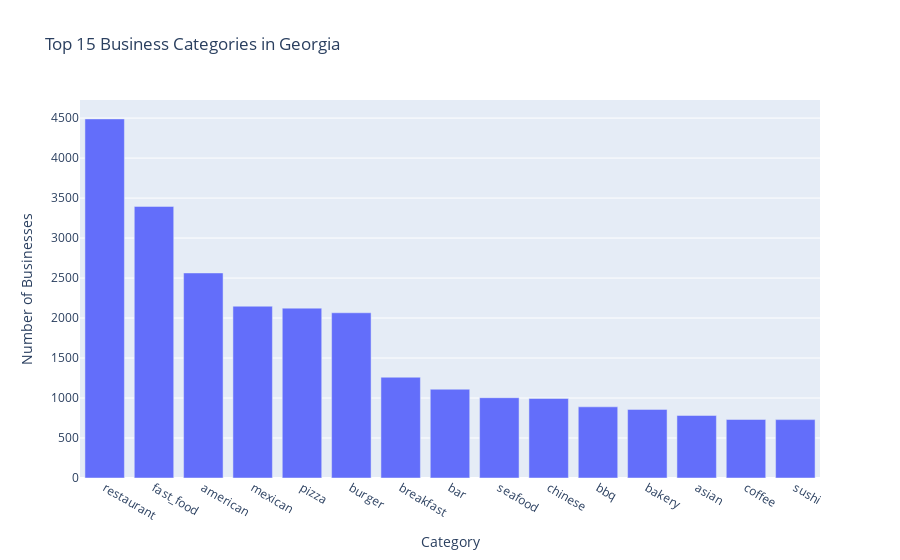
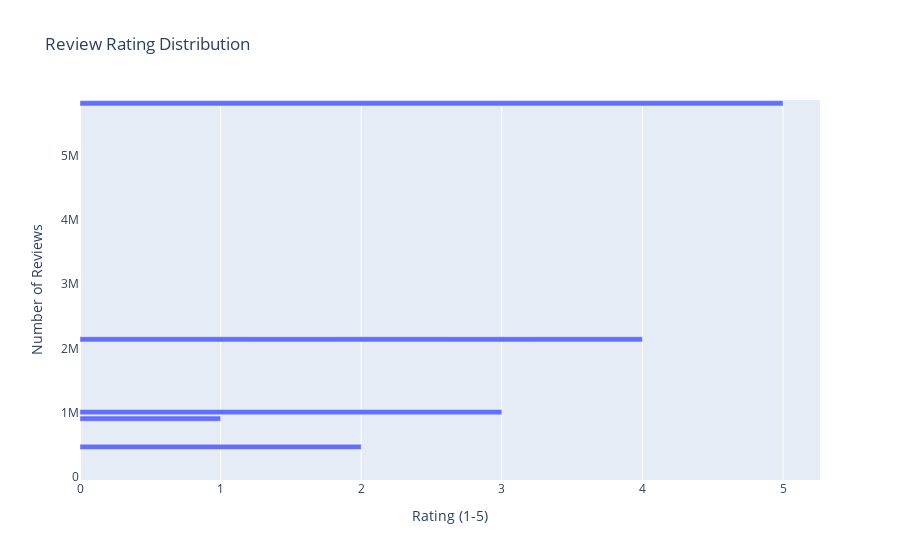

Source (notebook cell) for these figures, in order:
### Markdown cell above
## Quick Visualizations

### Code cell
import plotly.express as px

# Category distribution
cat_dist = biz_df.group_by("category_main").agg(pl.count().alias("count")).sort("count", descending=True)
cat_dist_pd = cat_dist.to_pandas()

fig = px.bar(cat_dist_pd.head(15), x="category_main", y="count", 
             title="Top 15 Business Categories in Georgia",
             labels={"category_main": "Category", "count": "Number of Businesses"})
fig.show()

# Rating distribution
rating_dist = reviews_df.group_by("rating").agg(pl.count().alias("count")).sort("rating")
rating_dist_pd = rating_dist.to_pandas()

fig = px.bar(rating_dist_pd, x="rating", y="count",
             title="Review Rating Distribution",
             labels={"rating": "Rating (1-5)", "count": "Number of Reviews"})
fig.show()

# Geographic distribution (sample for speed)
biz_sample = biz_df.sample(n=min(5000, len(biz_df))).to_pandas()
fig = px.scatter_mapbox(biz_sample, lat="lat", lon="lon", 
                        color="category_main",
                        hover_name="name",
                        hover_data=["avg_rating", "num_reviews"],
                        title="Business Locations in Georgia (Sample)",
                        zoom=6, height=600)
fig.update_layout(mapbox_style="open-street-map")
fig.show()

### Figure 1 — Plotly figure (JSON) as saved in the notebook; plotly's stock layout.template omitted (floating-point values rounded to 4 significant figures)
{"data": [{"hovertemplate": "Category=%{x}<br>Number of Businesses=%{y}<extra></extra>", "legendgroup": "", "marker": {"color": "#636efa", "pattern": {"shape": ""}}, "name": "", "orientation": "v", "showlegend": false, "textposition": "auto", "type": "bar", "x": ["restaurant", "fast_food", "american", "mexican", "pizza", "burger", "breakfast", "bar", "seafood", "chinese", "bbq", "bakery", "asian", "coffee", "sushi"], "xaxis": "x", "y": [4490, 3396, 2564, 2148, 2124, 2066, 1260, 1110, 1004, 994, 890, 858, 782, 732, 730], "yaxis": "y"}], "layout": {"barmode": "relative", "legend": {"tracegroupgap": 0}, "title": {"text": "Top 15 Business Categories in Georgia"}, "xaxis": {"anchor": "y", "domain": [0, 1], "title": {"text": "Category"}}, "yaxis": {"anchor": "x", "domain": [0, 1], "title": {"text": "Number of Businesses"}}}}

### Figure 2 — Plotly figure (JSON) as saved in the notebook; plotly's stock layout.template omitted (floating-point values rounded to 4 significant figures)
{"data": [{"hovertemplate": "Rating (1-5)=%{x}<br>Number of Reviews=%{y}<extra></extra>", "legendgroup": "", "marker": {"color": "#636efa", "pattern": {"shape": ""}}, "name": "", "orientation": "h", "showlegend": false, "textposition": "auto", "type": "bar", "x": [NaN, 1.0, 2.0, 3.0, 4.0, 5.0], "xaxis": "x", "y": [5678, 907657, 468694, 1009706, 2141839, 5811139], "yaxis": "y"}], "layout": {"barmode": "relative", "legend": {"tracegroupgap": 0}, "title": {"text": "Review Rating Distribution"}, "xaxis": {"anchor": "y", "domain": [0, 1], "title": {"text": "Rating (1-5)"}}, "yaxis": {"anchor": "x", "domain": [0, 1], "title": {"text": "Number of Reviews"}}}}
